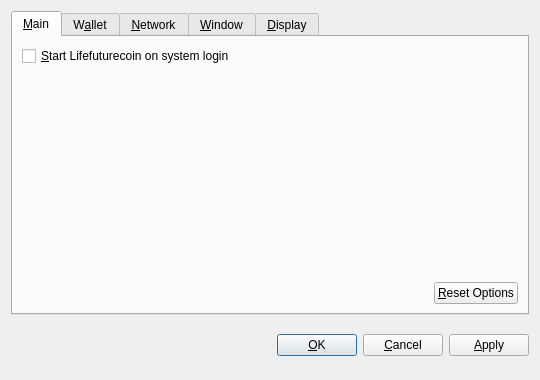
<?xml version="1.0" encoding="UTF-8"?>
<ui version="4.0">
 <class>OptionsDialog</class>
 <widget class="QDialog" name="OptionsDialog">
  <property name="geometry">
   <rect>
    <x>0</x>
    <y>0</y>
    <width>540</width>
    <height>380</height>
   </rect>
  </property>
  <property name="windowTitle">
   <string>Options</string>
  </property>
  <property name="modal">
   <bool>true</bool>
  </property>
  <layout class="QVBoxLayout" name="verticalLayout">
   <item>
    <widget class="QTabWidget" name="tabWidget">
     <property name="tabPosition">
      <enum>QTabWidget::North</enum>
     </property>
     <property name="currentIndex">
      <number>0</number>
     </property>
     <widget class="QWidget" name="tabMain">
      <attribute name="title">
       <string>&amp;Main</string>
      </attribute>
      <layout class="QVBoxLayout" name="verticalLayout_Main">
       <item>
        <widget class="QCheckBox" name="bitcoinAtStartup">
         <property name="toolTip">
          <string>Automatically start Lifefuturecoin after logging in to the system.</string>
         </property>
         <property name="text">
          <string>&amp;Start Lifefuturecoin on system login</string>
         </property>
        </widget>
       </item>
       <item>
        <spacer name="verticalSpacer_Main">
         <property name="orientation">
          <enum>Qt::Vertical</enum>
         </property>
         <property name="sizeHint" stdset="0">
          <size>
           <width>20</width>
           <height>40</height>
          </size>
         </property>
        </spacer>
       </item>
       <item>
        <layout class="QHBoxLayout" name="horizontalLayout_2_Main">
         <item>
          <spacer name="horizontalSpacer_2_Main">
           <property name="orientation">
            <enum>Qt::Horizontal</enum>
           </property>
           <property name="sizeHint" stdset="0">
            <size>
             <width>40</width>
             <height>20</height>
            </size>
           </property>
          </spacer>
         </item>
         <item>
          <widget class="QPushButton" name="resetButton">
           <property name="toolTip">
            <string>Reset all client options to default.</string>
           </property>
           <property name="text">
            <string>&amp;Reset Options</string>
           </property>
           <property name="autoDefault">
            <bool>false</bool>
           </property>
          </widget>
         </item>
        </layout>
       </item>
      </layout>
     </widget>
     <widget class="QWidget" name="tabWallet">
      <attribute name="title">
       <string>W&amp;allet</string>
      </attribute>
      <layout class="QVBoxLayout" name="verticalLayout_Network">
       <item>
        <widget class="QLabel" name="transactionFeeInfoLabel">
         <property name="text">
          <string>Optional transaction fee per kB that helps make sure your transactions are processed quickly. Most transactions are 1 kB.</string>
         </property>
         <property name="textFormat">
          <enum>Qt::PlainText</enum>
         </property>
         <property name="wordWrap">
          <bool>true</bool>
         </property>
        </widget>
       </item>
       <item>
        <layout class="QHBoxLayout" name="horizontalLayout_1_Main">
         <item>
          <widget class="QLabel" name="transactionFeeLabel">
           <property name="text">
            <string>Pay transaction &amp;fee</string>
           </property>
           <property name="textFormat">
            <enum>Qt::PlainText</enum>
           </property>
           <property name="buddy">
            <cstring>transactionFee</cstring>
           </property>
          </widget>
         </item>
         <item>
          <widget class="BitcoinAmountField" name="transactionFee"/>
         </item>
         <item>
          <spacer name="horizontalSpacer_1_Main">
           <property name="orientation">
            <enum>Qt::Horizontal</enum>
           </property>
           <property name="sizeHint" stdset="0">
            <size>
             <width>40</width>
             <height>20</height>
            </size>
           </property>
          </spacer>
         </item>
        </layout>
       </item>
       <item>
        <widget class="QLabel" name="label">
         <property name="text">
          <string>If you disable the spending of unconfirmed change, the change from a transaction cannot be used until that transaction has at least one confirmation. This also affects how your balance is computed.</string>
         </property>
         <property name="wordWrap">
          <bool>true</bool>
         </property>
        </widget>
       </item>
       <item>
        <widget class="QCheckBox" name="spendZeroConfChange">
         <property name="text">
          <string>Spend unconfirmed change  (experts only)</string>
         </property>
        </widget>
       </item>
       <item>
        <spacer name="verticalSpacer">
         <property name="orientation">
          <enum>Qt::Vertical</enum>
         </property>
         <property name="sizeHint" stdset="0">
          <size>
           <width>20</width>
           <height>40</height>
          </size>
         </property>
        </spacer>
       </item>
      </layout>
     </widget>
     <widget class="QWidget" name="tabNetwork">
      <attribute name="title">
       <string>&amp;Network</string>
      </attribute>
      <layout class="QVBoxLayout" name="verticalLayout_Network">
       <item>
        <widget class="QCheckBox" name="mapPortUpnp">
         <property name="toolTip">
          <string>Automatically open the Lifefuturecoin client port on the router. This only works when your router supports UPnP and it is enabled.</string>
         </property>
         <property name="text">
          <string>Map port using &amp;UPnP</string>
         </property>
        </widget>
       </item>
       <item>
        <widget class="QCheckBox" name="connectSocks">
         <property name="toolTip">
          <string>Connect to the Lifefuturecoin network through a SOCKS proxy (e.g. when connecting through Tor).</string>
         </property>
         <property name="text">
          <string>&amp;Connect through SOCKS proxy:</string>
         </property>
        </widget>
       </item>
       <item>
        <layout class="QHBoxLayout" name="horizontalLayout_Network">
         <item>
          <widget class="QLabel" name="proxyIpLabel">
           <property name="text">
            <string>Proxy &amp;IP:</string>
           </property>
           <property name="textFormat">
            <enum>Qt::PlainText</enum>
           </property>
           <property name="buddy">
            <cstring>proxyIp</cstring>
           </property>
          </widget>
         </item>
         <item>
          <widget class="QValidatedLineEdit" name="proxyIp">
           <property name="maximumSize">
            <size>
             <width>140</width>
             <height>16777215</height>
            </size>
           </property>
           <property name="toolTip">
            <string>IP address of the proxy (e.g. 127.0.0.1)</string>
           </property>
          </widget>
         </item>
         <item>
          <widget class="QLabel" name="proxyPortLabel">
           <property name="text">
            <string>&amp;Port:</string>
           </property>
           <property name="textFormat">
            <enum>Qt::PlainText</enum>
           </property>
           <property name="buddy">
            <cstring>proxyPort</cstring>
           </property>
          </widget>
         </item>
         <item>
          <widget class="QLineEdit" name="proxyPort">
           <property name="maximumSize">
            <size>
             <width>55</width>
             <height>16777215</height>
            </size>
           </property>
           <property name="toolTip">
            <string>Port of the proxy (e.g. 9050)</string>
           </property>
          </widget>
         </item>
         <item>
          <widget class="QLabel" name="socksVersionLabel">
           <property name="text">
            <string>SOCKS &amp;Version:</string>
           </property>
           <property name="textFormat">
            <enum>Qt::PlainText</enum>
           </property>
           <property name="buddy">
            <cstring>socksVersion</cstring>
           </property>
          </widget>
         </item>
         <item>
          <widget class="QValueComboBox" name="socksVersion">
           <property name="toolTip">
            <string>SOCKS version of the proxy (e.g. 5)</string>
           </property>
          </widget>
         </item>
         <item>
          <spacer name="horizontalSpacer_Network">
           <property name="orientation">
            <enum>Qt::Horizontal</enum>
           </property>
           <property name="sizeHint" stdset="0">
            <size>
             <width>40</width>
             <height>20</height>
            </size>
           </property>
          </spacer>
         </item>
        </layout>
       </item>
       <item>
        <spacer name="verticalSpacer_Network">
         <property name="orientation">
          <enum>Qt::Vertical</enum>
         </property>
         <property name="sizeHint" stdset="0">
          <size>
           <width>20</width>
           <height>40</height>
          </size>
         </property>
        </spacer>
       </item>
      </layout>
     </widget>
     <widget class="QWidget" name="tabWindow">
      <attribute name="title">
       <string>&amp;Window</string>
      </attribute>
      <layout class="QVBoxLayout" name="verticalLayout_Window">
       <item>
        <widget class="QCheckBox" name="minimizeToTray">
         <property name="toolTip">
          <string>Show only a tray icon after minimizing the window.</string>
         </property>
         <property name="text">
          <string>&amp;Minimize to the tray instead of the taskbar</string>
         </property>
        </widget>
       </item>
       <item>
        <widget class="QCheckBox" name="minimizeOnClose">
         <property name="toolTip">
          <string>Minimize instead of exit the application when the window is closed. When this option is enabled, the application will be closed only after selecting Quit in the menu.</string>
         </property>
         <property name="text">
          <string>M&amp;inimize on close</string>
         </property>
        </widget>
       </item>
       <item>
        <spacer name="verticalSpacer_Window">
         <property name="orientation">
          <enum>Qt::Vertical</enum>
         </property>
         <property name="sizeHint" stdset="0">
          <size>
           <width>20</width>
           <height>40</height>
          </size>
         </property>
        </spacer>
       </item>
      </layout>
     </widget>
     <widget class="QWidget" name="tabDisplay">
      <attribute name="title">
       <string>&amp;Display</string>
      </attribute>
      <layout class="QVBoxLayout" name="verticalLayout_Display">
       <item>
        <layout class="QHBoxLayout" name="horizontalLayout_1_Display">
         <item>
          <widget class="QLabel" name="langLabel">
           <property name="text">
            <string>User Interface &amp;language:</string>
           </property>
           <property name="textFormat">
            <enum>Qt::PlainText</enum>
           </property>
           <property name="buddy">
            <cstring>lang</cstring>
           </property>
          </widget>
         </item>
         <item>
          <widget class="QValueComboBox" name="lang">
           <property name="toolTip">
            <string>The user interface language can be set here. This setting will take effect after restarting Lifefuturecoin.</string>
           </property>
          </widget>
         </item>
        </layout>
       </item>
       <item>
        <layout class="QHBoxLayout" name="horizontalLayout_2_Display">
         <item>
          <widget class="QLabel" name="unitLabel">
           <property name="text">
            <string>&amp;Unit to show amounts in:</string>
           </property>
           <property name="textFormat">
            <enum>Qt::PlainText</enum>
           </property>
           <property name="buddy">
            <cstring>unit</cstring>
           </property>
          </widget>
         </item>
         <item>
          <widget class="QValueComboBox" name="unit">
           <property name="toolTip">
            <string>Choose the default subdivision unit to show in the interface and when sending coins.</string>
           </property>
          </widget>
         </item>
        </layout>
       </item>
       <item>
        <widget class="QCheckBox" name="displayAddresses">
         <property name="toolTip">
          <string>Whether to show Lifefuturecoin addresses in the transaction list or not.</string>
         </property>
         <property name="text">
          <string>&amp;Display addresses in transaction list</string>
         </property>
        </widget>
       </item>
       <item>
        <widget class="QCheckBox" name="coinControlFeatures">
         <property name="toolTip">
          <string>Whether to show coin control features or not.</string>
         </property>
         <property name="text">
          <string>Display coin &amp;control features (experts only!)</string>
         </property>
        </widget>
       </item>
       <item>
        <spacer name="verticalSpacer_Display">
         <property name="orientation">
          <enum>Qt::Vertical</enum>
         </property>
         <property name="sizeHint" stdset="0">
          <size>
           <width>20</width>
           <height>40</height>
          </size>
         </property>
        </spacer>
       </item>
      </layout>
     </widget>
    </widget>
   </item>
   <item>
    <layout class="QHBoxLayout" name="horizontalLayout_Buttons">
     <item>
      <spacer name="horizontalSpacer_1">
       <property name="orientation">
        <enum>Qt::Horizontal</enum>
       </property>
       <property name="sizeHint" stdset="0">
        <size>
         <width>40</width>
         <height>48</height>
        </size>
       </property>
      </spacer>
     </item>
     <item>
      <widget class="QLabel" name="statusLabel">
       <property name="font">
        <font>
         <weight>75</weight>
         <bold>true</bold>
        </font>
       </property>
       <property name="text">
        <string/>
       </property>
       <property name="textFormat">
        <enum>Qt::PlainText</enum>
       </property>
       <property name="wordWrap">
        <bool>true</bool>
       </property>
      </widget>
     </item>
     <item>
      <spacer name="horizontalSpacer_2">
       <property name="orientation">
        <enum>Qt::Horizontal</enum>
       </property>
       <property name="sizeHint" stdset="0">
        <size>
         <width>40</width>
         <height>48</height>
        </size>
       </property>
      </spacer>
     </item>
     <item>
      <widget class="QPushButton" name="okButton">
       <property name="text">
        <string>&amp;OK</string>
       </property>
      </widget>
     </item>
     <item>
      <widget class="QPushButton" name="cancelButton">
       <property name="text">
        <string>&amp;Cancel</string>
       </property>
       <property name="autoDefault">
        <bool>false</bool>
       </property>
      </widget>
     </item>
     <item>
      <widget class="QPushButton" name="applyButton">
       <property name="text">
        <string>&amp;Apply</string>
       </property>
       <property name="autoDefault">
        <bool>false</bool>
       </property>
      </widget>
     </item>
    </layout>
   </item>
  </layout>
 </widget>
 <customwidgets>
  <customwidget>
   <class>BitcoinAmountField</class>
   <extends>QSpinBox</extends>
   <header>bitcoinamountfield.h</header>
  </customwidget>
  <customwidget>
   <class>QValueComboBox</class>
   <extends>QComboBox</extends>
   <header>qvaluecombobox.h</header>
  </customwidget>
  <customwidget>
   <class>QValidatedLineEdit</class>
   <extends>QLineEdit</extends>
   <header>qvalidatedlineedit.h</header>
  </customwidget>
 </customwidgets>
 <resources/>
 <connections/>
</ui>
